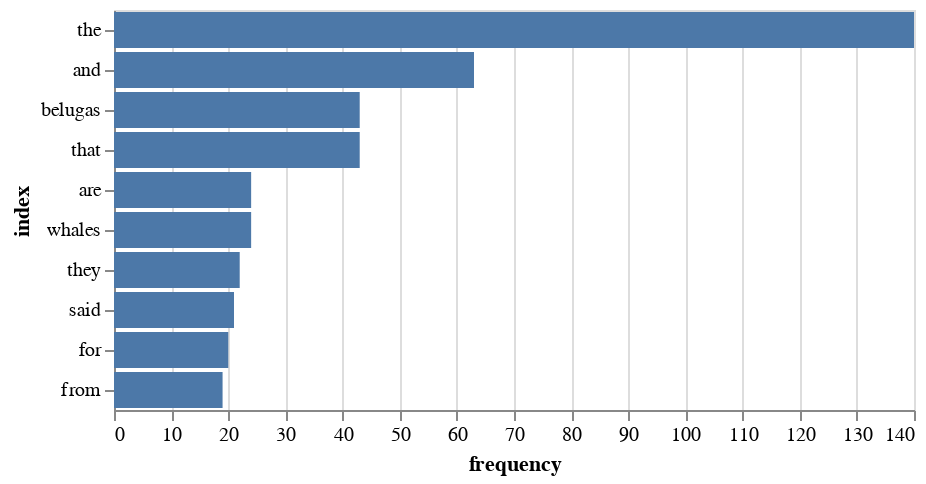

The notebook cell this image was saved under:
### Code cell
import altair as alt 
alt.Chart(df_frequence).mark_bar().encode(
    x = alt.X("frequency"),
    y = alt.Y("index", sort = "-x")
)

### Figure 1 — Vega-Lite specification as saved in the notebook (floating-point values rounded to 4 significant figures)
{"config": {"view": {"continuousWidth": 400, "continuousHeight": 300}}, "data": {"name": "data-0ee5c80f767ab1c64985ae58b475687f"}, "mark": "bar", "encoding": {"x": {"field": "frequency", "type": "quantitative"}, "y": {"field": "index", "sort": "-x", "type": "nominal"}}, "$schema": "https://vega.github.io/schema/vega-lite/v4.17.0.json", "datasets": {"data-0ee5c80f767ab1c64985ae58b475687f": [{"index": "and", "frequency": 63}, {"index": "are", "frequency": 24}, {"index": "belugas", "frequency": 43}, {"index": "for", "frequency": 20}, {"index": "from", "frequency": 19}, {"index": "said", "frequency": 21}, {"index": "that", "frequency": 43}, {"index": "the", "frequency": 140}, {"index": "they", "frequency": 22}, {"index": "whales", "frequency": 24}]}}
